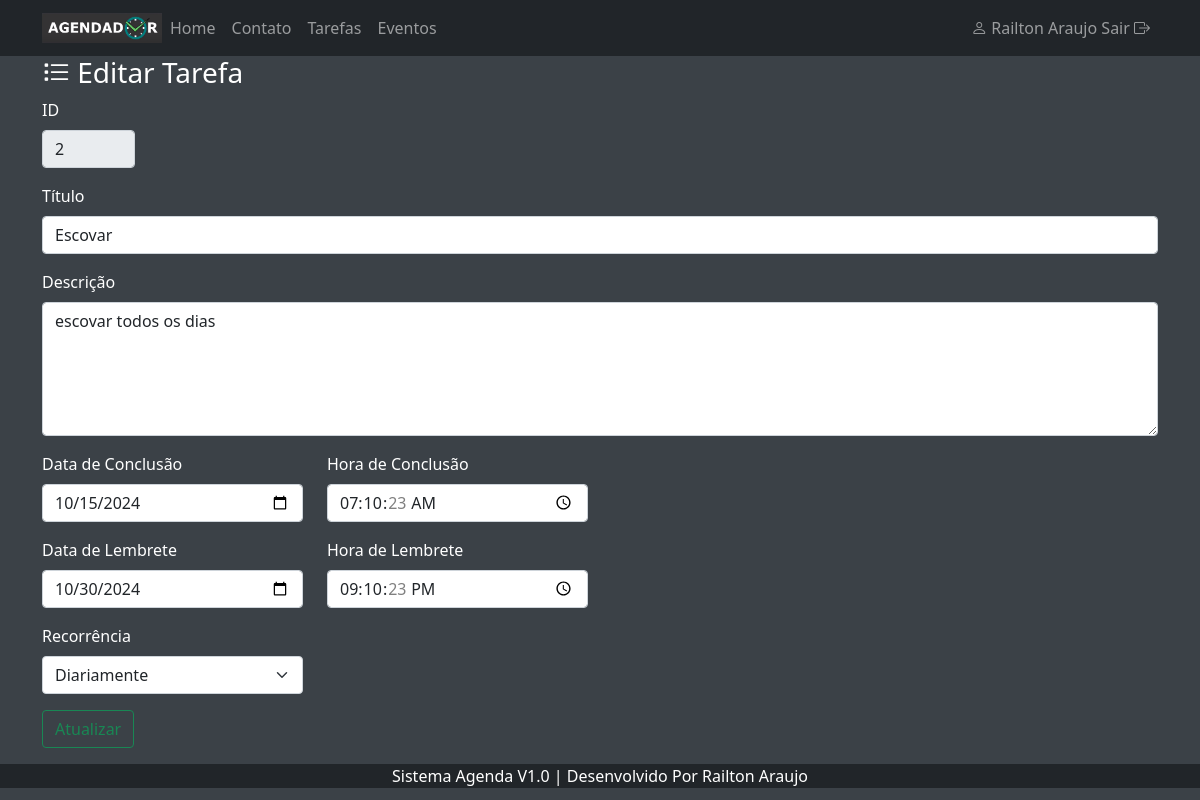
The app's page /index.php?menuop=editar-tarefa&idTarefa=2 (signed in) with its own data.
### tables this page shows
CREATE TABLE `tbtarefas` (
  `idTarefa` int(11) NOT NULL,
  `tituloTarefa` varchar(255) NOT NULL,
  `descricaoTarefa` text NOT NULL,
  `dataConclusaoTarefa` date NOT NULL,
  `horaConclusaoTarefa` time NOT NULL,
  `dataLembreteTarefa` date NOT NULL,
  `horaLembreteTarefa` time NOT NULL,
  `recorrenciaTarefa` varchar(255) DEFAULT '0',
  `statusTarefa` varchar(255) DEFAULT '0'
);

### paginas/tarefas/editar-tarefa.php (the view, shortened to what this page needs)
<?php
$idTarefa = $_GET["idTarefa"];
$sql = "SELECT * FROM tbtarefas WHERE idTarefa = '$idTarefa'";
$rs = mysqli_query($conexao, $sql) or die("Erro ao recuperar os dados do registro" . mysqli_error($conexao));
$dados = mysqli_fetch_assoc($rs);
?>
<header>
    <h3>
        <i class="bi bi-list-task"></i> Editar Tarefa
    </h3>
</header>
<div>
    <form class="needs-validation" action="index.php?menuop=atualizar-tarefa" method="post" novalidate>
        <div class="mb-3 col-1">
            <label for="idTarefa" class="form-label">ID</label>
            <input class="form-control" type="text" name="idTarefa" id="idTarefa" value="<?= $dados["idTarefa"] ?>"
                   readonly>
        </div>
        <div class="mb-3">
            <label for="tituloTarefa" class="form-label">Título</label>
            <input class="form-control" type="text" name="tituloTarefa" id="tituloTarefa"
                   value="<?= $dados["tituloTarefa"] ?>" required>
        </div>
        <div class="mb-3">
            <label for="descricaoTarefa" class="form-label">Descrição</label>
            <textarea name="descricaoTarefa" id="descricaoTarefa" cols="30" rows="5" class="form-control"
                      required><?= $dados["descricaoTarefa"] ?></textarea>
        </div>
        <div class="row">
            <div class="mb-3 col-3">
                <label for="dataConclusaoTarefa" class="form-label">Data de Conclusão</label>
                <input class="form-control" type="date" name="dataConclusaoTarefa" id="dataConclusaoTarefa"
                       value="<?= $dados["dataConclusaoTarefa"] ?>" required>
            </div>
            <div class="mb-3 col-3">
                <label for="horaConclusaoTarefa" class="form-label">Hora de Conclusão</label>
                <input class="form-control" type="time" name="horaConclusaoTarefa" id="horaConclusaoTarefa"
                       value="<?= $dados["horaConclusaoTarefa"] ?>" required>
            </div>
        </div>
        <div class="row">
            <div class="mb-3 col-3">
                <label for="dataLembreteTarefa" class="form-label">Data de Lembrete</label>
                <input class="form-control" type="date" name="dataLembreteTarefa" id="dataLembreteTarefa"
                       value="<?= $dados["dataLembreteTarefa"] ?>">
            </div>
            <div class="mb-3 col-3">
                <label for="horaLembreteTarefa" class="form-label">Hora de Lembrete</label>
                <input class="form-control" type="time" name="horaLembreteTarefa" id="horaLembreteTarefa"
                       value="<?= $dados["horaLembreteTarefa"] ?>">
            </div>
        </div>
        <div class="row">
            <div class="mb-3 col-3">
                <label for="recorrenciaTarefa" class="form-label">Recorrência</label>
                <select name="recorrenciaTarefa" id="recorrenciaTarefa" class="form-select">
                    <option value="1" <?php echo ($dados["recorrenciaTarefa"] == 1) ? "selected" : "" ?>>Diariamente
                    </option>
                </select>
            </div>
        </div>
        <div class="mb-3">
            <input class="btn btn-outline-success" type="submit" value="Atualizar" name="btnAtualizar">
        </div>
    </form>
</div>

### css/estilo-padrao.css (style rules this page uses)
body { background-color: #3b4147; color: white; }

### records on screen
tbtarefas: idTarefa "2", tituloTarefa "Escovar", descricaoTarefa "escovar todos os dias", dataConclusaoTarefa "10/15/2024", horaConclusaoTarefa "07:10:23", dataLembreteTarefa "10/30/2024", horaLembreteTarefa "21:10:23", recorrenciaTarefa "Diariamente"

### other values on screen
$nomeUser "Railton Araujo"
